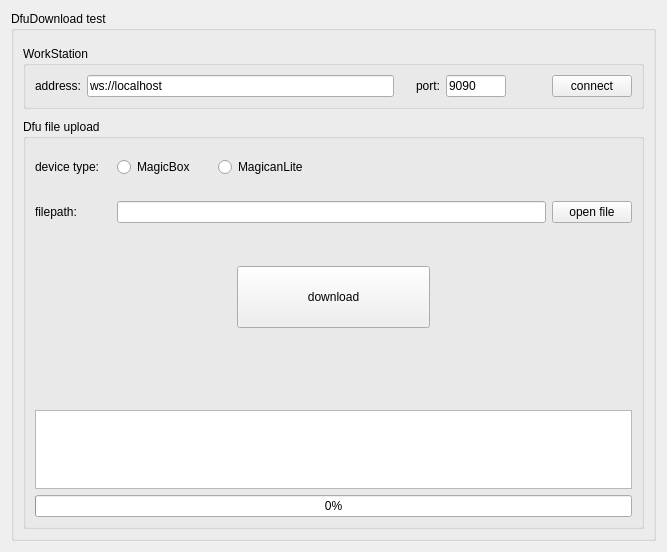
<?xml version="1.0" encoding="UTF-8"?>
<ui version="4.0">
 <class>DfuDownloadTestForm</class>
 <widget class="QWidget" name="DfuDownloadTestForm">
  <property name="geometry">
   <rect>
    <x>0</x>
    <y>0</y>
    <width>667</width>
    <height>552</height>
   </rect>
  </property>
  <property name="windowTitle">
   <string notr="true">Form</string>
  </property>
  <layout class="QGridLayout" name="gridLayout">
   <item row="0" column="0">
    <widget class="QGroupBox" name="groupBox_magician">
     <property name="minimumSize">
      <size>
       <width>0</width>
       <height>530</height>
      </size>
     </property>
     <property name="title">
      <string>DfuDownload test</string>
     </property>
     <layout class="QVBoxLayout" name="verticalLayout">
      <property name="spacing">
       <number>10</number>
      </property>
      <property name="topMargin">
       <number>15</number>
      </property>
      <item>
       <widget class="QGroupBox" name="groupBox_ws">
        <property name="sizePolicy">
         <sizepolicy hsizetype="Preferred" vsizetype="Fixed">
          <horstretch>0</horstretch>
          <verstretch>0</verstretch>
         </sizepolicy>
        </property>
        <property name="title">
         <string>WorkStation</string>
        </property>
        <layout class="QHBoxLayout" name="horizontalLayout_6">
         <item>
          <widget class="QLabel" name="label_3">
           <property name="maximumSize">
            <size>
             <width>16777215</width>
             <height>16777215</height>
            </size>
           </property>
           <property name="text">
            <string>address:</string>
           </property>
           <property name="alignment">
            <set>Qt::AlignRight|Qt::AlignTrailing|Qt::AlignVCenter</set>
           </property>
          </widget>
         </item>
         <item>
          <widget class="QLineEdit" name="lineEdit_ws_address">
           <property name="minimumSize">
            <size>
             <width>160</width>
             <height>0</height>
            </size>
           </property>
           <property name="focusPolicy">
            <enum>Qt::ClickFocus</enum>
           </property>
           <property name="text">
            <string notr="true">ws://localhost</string>
           </property>
           <property name="placeholderText">
            <string notr="true">ws://127.0.0.1</string>
           </property>
          </widget>
         </item>
         <item>
          <widget class="QLabel" name="label_6">
           <property name="sizePolicy">
            <sizepolicy hsizetype="Fixed" vsizetype="Preferred">
             <horstretch>0</horstretch>
             <verstretch>0</verstretch>
            </sizepolicy>
           </property>
           <property name="minimumSize">
            <size>
             <width>40</width>
             <height>0</height>
            </size>
           </property>
           <property name="maximumSize">
            <size>
             <width>16777215</width>
             <height>16777215</height>
            </size>
           </property>
           <property name="text">
            <string>port:</string>
           </property>
           <property name="alignment">
            <set>Qt::AlignRight|Qt::AlignTrailing|Qt::AlignVCenter</set>
           </property>
          </widget>
         </item>
         <item>
          <widget class="QLineEdit" name="lineEdit_ws_port">
           <property name="sizePolicy">
            <sizepolicy hsizetype="Fixed" vsizetype="Fixed">
             <horstretch>0</horstretch>
             <verstretch>0</verstretch>
            </sizepolicy>
           </property>
           <property name="minimumSize">
            <size>
             <width>44</width>
             <height>0</height>
            </size>
           </property>
           <property name="maximumSize">
            <size>
             <width>60</width>
             <height>16777215</height>
            </size>
           </property>
           <property name="focusPolicy">
            <enum>Qt::ClickFocus</enum>
           </property>
           <property name="text">
            <string notr="true">9090</string>
           </property>
           <property name="maxLength">
            <number>5</number>
           </property>
           <property name="placeholderText">
            <string notr="true">port</string>
           </property>
          </widget>
         </item>
         <item>
          <spacer name="horizontalSpacer_5">
           <property name="orientation">
            <enum>Qt::Horizontal</enum>
           </property>
           <property name="sizeType">
            <enum>QSizePolicy::Preferred</enum>
           </property>
           <property name="sizeHint" stdset="0">
            <size>
             <width>40</width>
             <height>20</height>
            </size>
           </property>
          </spacer>
         </item>
         <item>
          <widget class="QPushButton" name="btn_wsConnect">
           <property name="text">
            <string>connect</string>
           </property>
          </widget>
         </item>
        </layout>
       </widget>
      </item>
      <item>
       <widget class="QGroupBox" name="groupBox_dfu">
        <property name="title">
         <string>Dfu file upload</string>
        </property>
        <layout class="QVBoxLayout" name="verticalLayout_2">
         <item>
          <widget class="QWidget" name="widget" native="true">
           <layout class="QHBoxLayout" name="horizontalLayout_3">
            <property name="leftMargin">
             <number>0</number>
            </property>
            <item>
             <widget class="QLabel" name="label_2">
              <property name="minimumSize">
               <size>
                <width>76</width>
                <height>0</height>
               </size>
              </property>
              <property name="maximumSize">
               <size>
                <width>16777215</width>
                <height>16777215</height>
               </size>
              </property>
              <property name="text">
               <string>device type:</string>
              </property>
             </widget>
            </item>
            <item>
             <widget class="QRadioButton" name="radioButton_magicBox">
              <property name="text">
               <string>MagicBox</string>
              </property>
             </widget>
            </item>
            <item>
             <spacer name="horizontalSpacer_6">
              <property name="orientation">
               <enum>Qt::Horizontal</enum>
              </property>
              <property name="sizeType">
               <enum>QSizePolicy::Preferred</enum>
              </property>
              <property name="sizeHint" stdset="0">
               <size>
                <width>20</width>
                <height>20</height>
               </size>
              </property>
             </spacer>
            </item>
            <item>
             <widget class="QRadioButton" name="radioButton_magicianLite">
              <property name="text">
               <string>MagicanLite</string>
              </property>
             </widget>
            </item>
            <item>
             <spacer name="horizontalSpacer_4">
              <property name="orientation">
               <enum>Qt::Horizontal</enum>
              </property>
              <property name="sizeHint" stdset="0">
               <size>
                <width>317</width>
                <height>20</height>
               </size>
              </property>
             </spacer>
            </item>
           </layout>
          </widget>
         </item>
         <item>
          <widget class="QWidget" name="widget_path" native="true">
           <layout class="QHBoxLayout" name="horizontalLayout">
            <property name="leftMargin">
             <number>0</number>
            </property>
            <property name="rightMargin">
             <number>0</number>
            </property>
            <item>
             <widget class="QLabel" name="label">
              <property name="minimumSize">
               <size>
                <width>76</width>
                <height>0</height>
               </size>
              </property>
              <property name="maximumSize">
               <size>
                <width>16777215</width>
                <height>16777215</height>
               </size>
              </property>
              <property name="text">
               <string>filepath:</string>
              </property>
             </widget>
            </item>
            <item>
             <widget class="QLineEdit" name="lineEdit_filePath">
              <property name="text">
               <string notr="true"/>
              </property>
             </widget>
            </item>
            <item>
             <widget class="QPushButton" name="btn_openfile">
              <property name="text">
               <string>open file</string>
              </property>
             </widget>
            </item>
           </layout>
          </widget>
         </item>
         <item>
          <spacer name="verticalSpacer_2">
           <property name="orientation">
            <enum>Qt::Vertical</enum>
           </property>
           <property name="sizeHint" stdset="0">
            <size>
             <width>20</width>
             <height>60</height>
            </size>
           </property>
          </spacer>
         </item>
         <item>
          <widget class="QWidget" name="widget_button" native="true">
           <property name="minimumSize">
            <size>
             <width>0</width>
             <height>80</height>
            </size>
           </property>
           <property name="maximumSize">
            <size>
             <width>16777215</width>
             <height>100</height>
            </size>
           </property>
           <layout class="QHBoxLayout" name="horizontalLayout_2" stretch="1,1,1">
            <item>
             <spacer name="horizontalSpacer">
              <property name="orientation">
               <enum>Qt::Horizontal</enum>
              </property>
              <property name="sizeHint" stdset="0">
               <size>
                <width>190</width>
                <height>20</height>
               </size>
              </property>
             </spacer>
            </item>
            <item>
             <widget class="QPushButton" name="btn_download">
              <property name="sizePolicy">
               <sizepolicy hsizetype="Expanding" vsizetype="Expanding">
                <horstretch>0</horstretch>
                <verstretch>0</verstretch>
               </sizepolicy>
              </property>
              <property name="text">
               <string>download</string>
              </property>
             </widget>
            </item>
            <item>
             <spacer name="horizontalSpacer_2">
              <property name="orientation">
               <enum>Qt::Horizontal</enum>
              </property>
              <property name="sizeHint" stdset="0">
               <size>
                <width>190</width>
                <height>20</height>
               </size>
              </property>
             </spacer>
            </item>
           </layout>
          </widget>
         </item>
         <item>
          <spacer name="verticalSpacer">
           <property name="orientation">
            <enum>Qt::Vertical</enum>
           </property>
           <property name="sizeHint" stdset="0">
            <size>
             <width>20</width>
             <height>109</height>
            </size>
           </property>
          </spacer>
         </item>
         <item>
          <widget class="QTextEdit" name="textEdit">
           <property name="maximumSize">
            <size>
             <width>16777215</width>
             <height>120</height>
            </size>
           </property>
           <property name="focusPolicy">
            <enum>Qt::ClickFocus</enum>
           </property>
          </widget>
         </item>
         <item>
          <widget class="QProgressBar" name="progressBar">
           <property name="value">
            <number>0</number>
           </property>
           <property name="alignment">
            <set>Qt::AlignCenter</set>
           </property>
          </widget>
         </item>
        </layout>
       </widget>
      </item>
     </layout>
    </widget>
   </item>
  </layout>
 </widget>
 <resources/>
 <connections/>
</ui>
